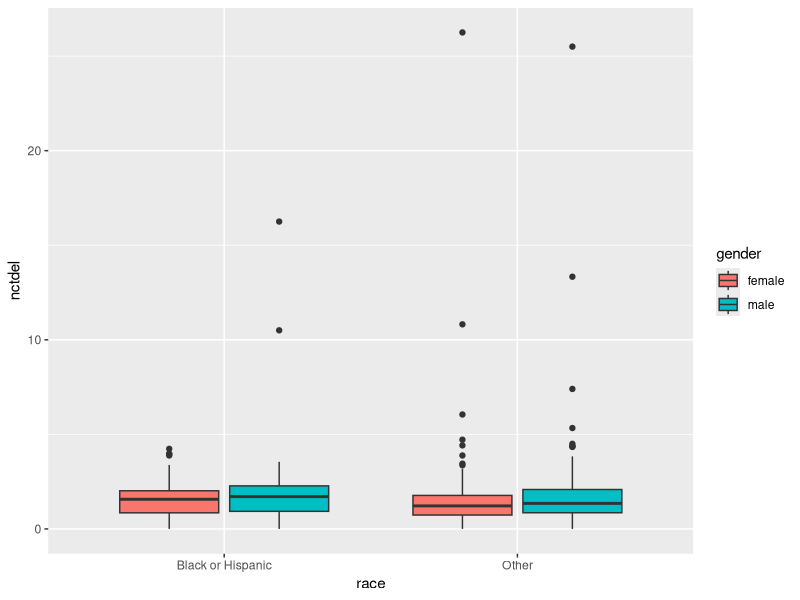
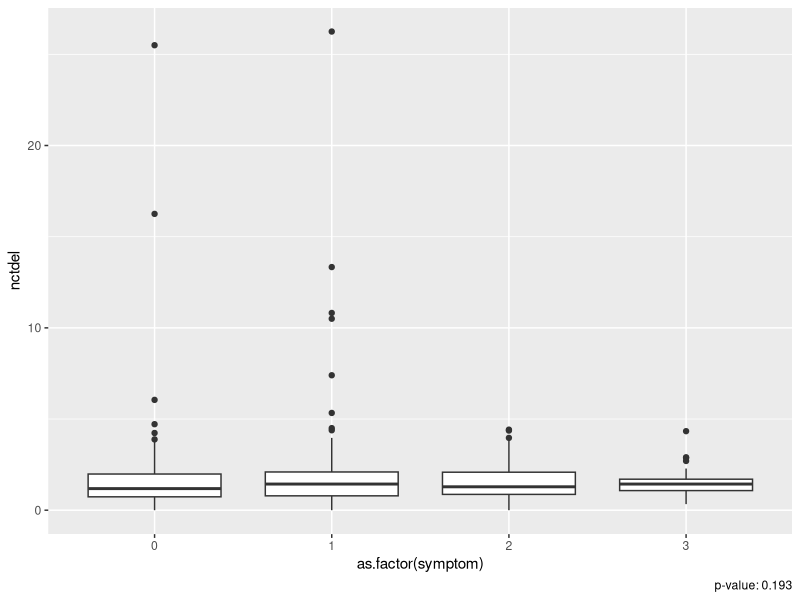
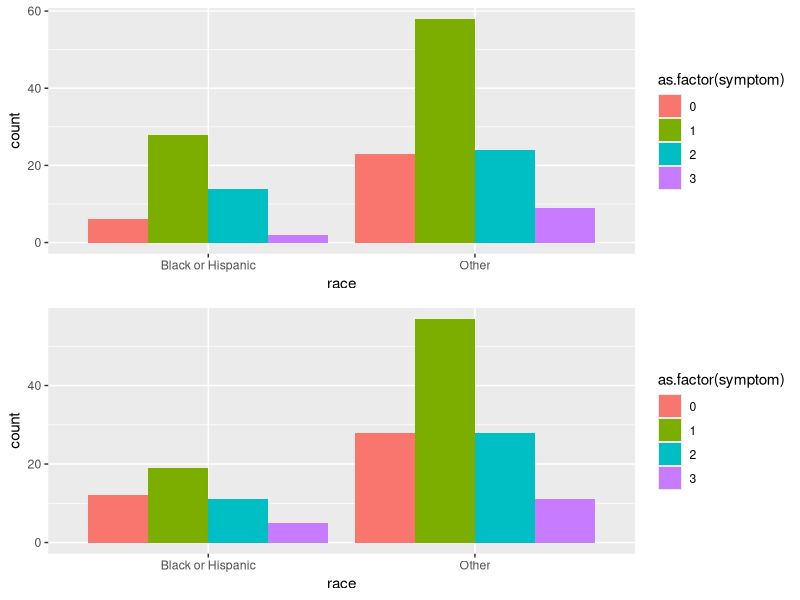
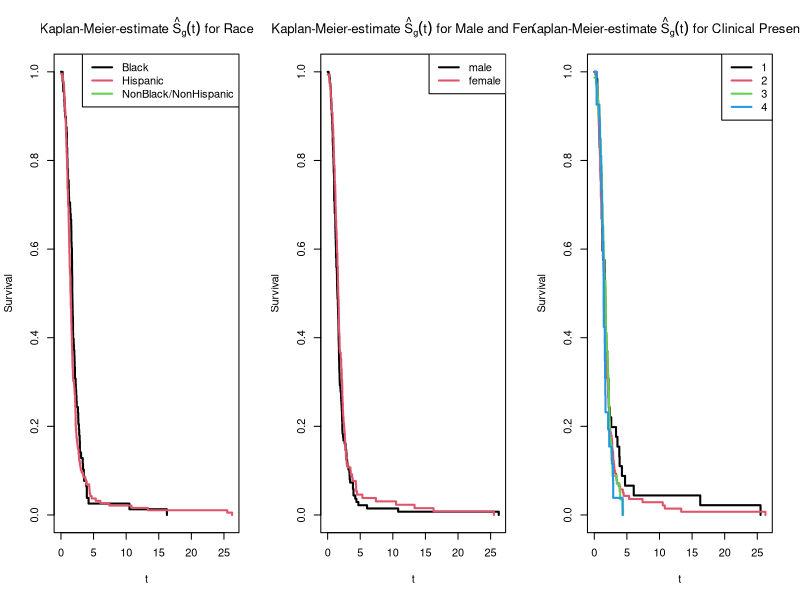

These figures' R source, in order:
## ---- chunk 1
knitr::opts_chunk$set(echo = FALSE, warning = FALSE)
library(ggplot2)
library(survival)
library(gridExtra)

dat <- read.table("kellydat.txt", header=T)

## ---- chunk 2
missing_d <- (which(is.na(dat)))
#dat[missing_d,] # no NA's

dat$race = "Other"
dat$race[dat$black==1|dat$hisp==1 ]="Black or Hispanic"
dat$gender = "male"
dat$gender[dat$male==0]="female"
dat$symptom = 0
dat$symptom[dat$sn1==1]=1
dat$symptom[dat$sn2==1]=2
dat$symptom[dat$sn3==1|dat$all4==1]=3
## ---- chunk 3

g1 <- ggplot(data = dat, aes(x=race,y=nctdel)) + geom_boxplot(aes(fill=gender))
g2 <- ggplot(data = dat, aes(x=as.factor(symptom), y=nctdel)) +geom_boxplot()
g3 <- ggplot(data = dat, aes(x=race, y=symptom)) + geom_boxplot(aes(fill=gender))
g3m <- ggplot(data = dat[dat$gender=="male",], aes(x=race)) + geom_bar(aes(fill=as.factor(symptom)),position = "dodge")
g3f <- ggplot(data = dat[dat$gender=="female",], aes(x=race)) + geom_bar(aes(fill=as.factor(symptom)),position = "dodge")

g1
## ---- chunk 4
p2 <- summary(aov(data=dat, nctdel ~ symptom))[[1]][["Pr(>F)"]][1]
g2 + labs(caption = paste("p-value:", round(p2,4)))
## ---- chunk 5
grid.arrange(g3m, g3f, nrow=2)
## ---- chunk 6

## ---- chunk 7

dat.KM <- survfit(Surv(nctdel, fail) ~ 1, data = dat) #estimated survival curve 

par(mfrow=c(1,3))
dat.KM.race <- survfit(Surv(nctdel, fail) ~ race, type="kaplan-meier", conf.type="log", data=dat)

plot(dat.KM.race, main=expression(paste("Kaplan-Meier-estimate ", hat(S)[g](t), " for Race")),
     xlab="t", ylab="Survival", lwd=2, col=1:3)
legend(x="topright", col=1:3, lwd=2, legend=c("Black", "Hispanic", "NonBlack/NonHispanic"))


dat.KM.gender <- survfit(Surv(nctdel, fail) ~ male, type="kaplan-meier", conf.type="log", data=dat)

plot(dat.KM.gender, main=expression(paste("Kaplan-Meier-estimate ", hat(S)[g](t), " for Male and Female")),
     xlab="t", ylab="Survival", lwd=2, col=1:2)
legend(x="topright", col=1:2, lwd=2, legend=c("male", "female"))


dat.KM.symptom <- survfit(Surv(nctdel, fail) ~ symptom, type="kaplan-meier", conf.type="log", data=dat)

plot(dat.KM.symptom, main=expression(paste("Kaplan-Meier-estimate ", hat(S)[g](t), " for Clinical Presentation")),
     xlab="t", ylab="Survival", lwd=2, col=1:4)
legend(x="topright", col=1:4, lwd=2, legend=c("1", "2", "3", "4"))
